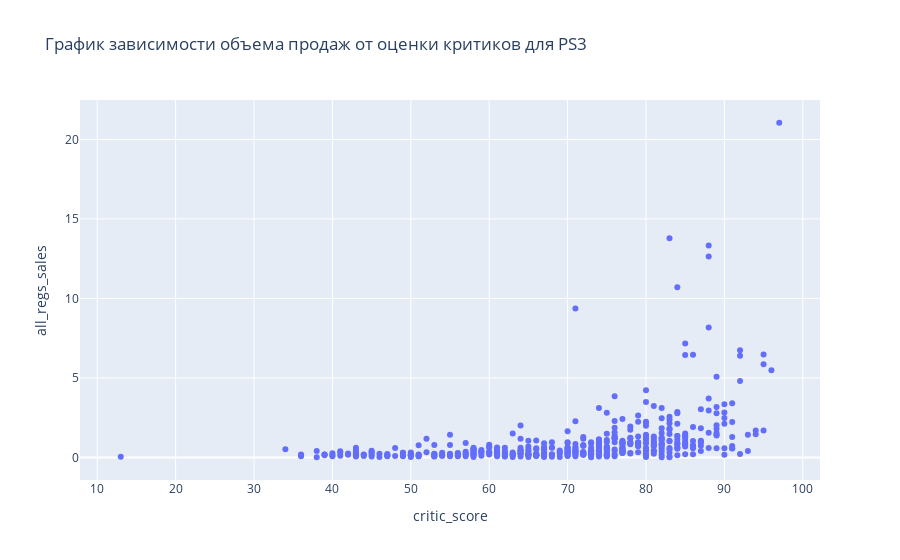

Notebook code for this chart:
### Code cell
scatter_plot('critic_score','all_regs_sales',ps3_critic_sales,'График зависимости объема продаж от оценки критиков для PS3')

### Figure 1 — Plotly figure (JSON) as saved in the notebook; plotly's stock layout.template omitted (floating-point values rounded to 4 significant figures; data arrays with more than 128 entries replaced by an {"elided": "..."} marker saying what was removed)
{"data": [{"hovertemplate": "critic_score=%{x}<br>all_regs_sales=%{y}<extra></extra>", "legendgroup": "", "marker": {"color": "#636efa", "symbol": "circle"}, "mode": "markers", "name": "", "orientation": "v", "showlegend": false, "type": "scatter", "x": {"elided": "475 int values"}, "xaxis": "x", "y": {"elided": "475 float values"}, "yaxis": "y"}], "layout": {"legend": {"tracegroupgap": 0}, "title": {"text": "График зависимости объема продаж от оценки критиков для PS3"}, "xaxis": {"anchor": "y", "domain": [0, 1], "title": {"text": "critic_score"}}, "yaxis": {"anchor": "x", "domain": [0, 1], "title": {"text": "all_regs_sales"}}}}
